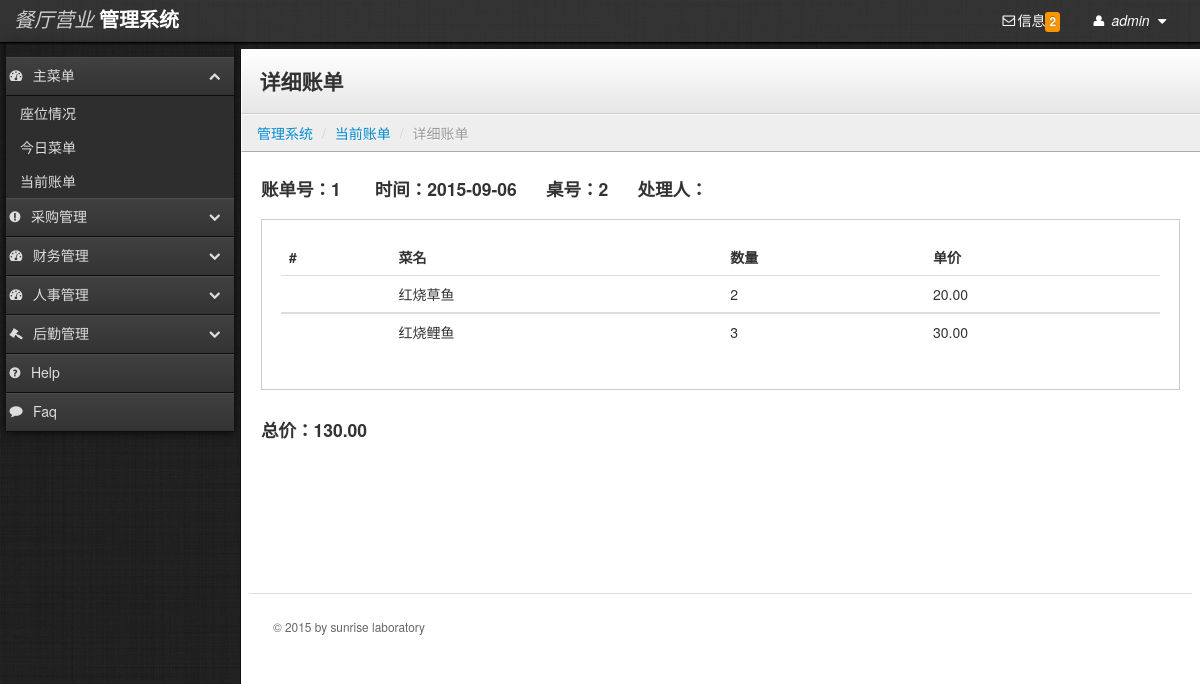
The page /newRes/billdetail.php?iD=1 (signed in) on the database its author committed.
### tables this page shows
CREATE TABLE `bill` (
  `billID` bigint(20) NOT NULL,
  `seatID` bigint(20) NOT NULL,
  `allPrice` float(20,2) NOT NULL,
  `date` date NOT NULL,
  `dealTF` int(1) default NULL,
  `staffID` bigint(20) default NULL,
  `isNew` bigint(1) NOT NULL,
  PRIMARY KEY  (`billID`),
  KEY `FK_Reference_8` (`seatID`),
  KEY `FK_Reference_9` (`staffID`),
  CONSTRAINT `FK_Reference_8` FOREIGN KEY (`seatID`) REFERENCES `seat` (`seatID`),
  CONSTRAINT `FK_Reference_9` FOREIGN KEY (`staffID`) REFERENCES `staff` (`staffID`)
);

CREATE TABLE `billfood` (
  `billID` bigint(20) NOT NULL,
  `foodID` bigint(20) NOT NULL,
  `number` int(11) NOT NULL,
  `price` float(20,2) NOT NULL,
  PRIMARY KEY  (`billID`,`foodID`)
);

CREATE TABLE `food` (
  `foodID` bigint(20) NOT NULL,
  `foodName` varchar(50) NOT NULL,
  `price` float(20,2) NOT NULL,
  `foodType` varchar(50) NOT NULL,
  `description` varchar(200) default NULL,
  `imageLocation` varchar(200) default NULL,
  PRIMARY KEY  (`foodID`)
);

### newRes/billdetail.php (called while the page is built, shortened)
<?php
include_once('conn/conn.php');
$id=$_GET["iD"];
$selectAll=mysql_query("select * from bill where billID=$id",$conn);
$selectDetail=mysql_query("select * from billfood where billID=$id",$conn);
require "boot.php";
require_once('conn/conn.php');
include("billdetailRight.php");
?>

### newRes/billdetailRight.php (the view, shortened to what this page needs)
   <div class="content">
        <div class="header">
            <h1 class="page-title">详细账单</h1>
        </div>
                <ul class="breadcrumb">
            <li><a href="main.php">管理系统</a> <span class="divider">/</span></li>
            <li><a href="bill.php">当前账单</a> <span class="divider">/</span></li>
            <li class="active">详细账单</li>
        </ul>
        <div class="container-fluid">
            <div class="row-fluid">
<?php
$arrayAll=mysql_fetch_array($selectAll);
?>
<h3>账单号：<?php echo $arrayAll['billID'];?>	&nbsp;&nbsp;&nbsp;&nbsp;&nbsp;&nbsp;时间：<?php echo $arrayAll['date'];?>&nbsp;&nbsp;&nbsp;&nbsp;&nbsp;&nbsp;桌号：<?php echo $arrayAll['seatID'];?>&nbsp;&nbsp;&nbsp;&nbsp;&nbsp;&nbsp;处理人：<?php echo $arrayAll['staffID'];?></h3>
<div class="well">
    <table class="table">
      <thead>
        <tr>
          <th>#</th>
          <th>菜名</th>
          <th>数量</th>
          <th>单价</th>
        </tr>
      </thead>
      <?php
	  while($arrayDetail=mysql_fetch_array($selectDetail)){
?>
      <tbody>
          <tr>
            <td></td>
            <td><?php
			$foodname=$arrayDetail['foodID'];
			$select=mysql_query("select foodName from food where foodID=$foodname",$conn);
			$arrayName=mysql_fetch_array($select);
			echo $arrayName['foodName'];?></td>
            <td><?php echo $arrayDetail['number'];?></td>
            <td><?php echo $arrayDetail['price'];?></td>
          </tr>
      </tbody>
      <?php
	  }
	  ?>
    </table>
</div>
<h3>总价：<?php echo $arrayAll['allPrice'];?>	</h3>
<div class="pagination">
</div>
                    <footer>
                        <hr>
                        <p>&copy; 2015 by sunrise laboratory </p>
                    </footer>
            </div>
        </div>
    </div>

### newRes/stylesheets/theme.css (style rules this page uses)
body { background: #222; background-image: url('../images/black-Linen.png'); background-position: initial initial; background-repeat: initial initial; margin: 0px; padding: 0px; }
h1 { margin-top: 0px; color: #eee; }
h3 { font-size: 1.25em; }
hr { border-top: 1px solid #ddd; border-bottom: 1px solid #fff; }
.content { min-width: 400px; position: relative; min-height: 800px; background: #fff; margin-left: 240px; margin-top: 6px; border-left: 1px solid #000000; border-left: 1px solid #111; }
.header { background: #ffffff; background: #ffffff; background: -webkit-gradient(linear, left bottom, left top, color-stop(0, #e6e6e6), color-stop(1, #ffffff)); background: -ms-linear-gradient(bottom, #e6e6e6, #ffffff); background: -moz-linear-gradient(center bottom, #e6e6e6 0%, #ffffff 100%); background: -o-linear-gradient(bottom, #e6e6e6, #ffffff); filter: progid:dximagetransform.microsoft.gradient(startColorStr='#e6e6e6', EndColorStr='#ffffff'); -ms-filter: "progid:DXImageTransform.Microsoft.gradient(startColorStr='#ffffff',EndColorStr='#e6e6e6')"; border-bottom: 1px solid #cccccc; border-top: 1px solid #ffffff; border-left: 1px solid #ffffff; padding: 0em 1.25em; }
.header h1 { margin: 1em 0em; padding: 0em; line-height: 1em; font-size: 1.5em; color: #eee; color: #333; }
.breadcrumb { -webkit-box-shadow: none; -moz-box-shadow: none; box-shadow: none; -webkit-border-radius: 0px; -moz-border-radius: 0px; border-radius: 0px; -moz-background-clip: padding; -webkit-background-clip: padding-box; background-clip: padding-box; background: #eee; border-bottom: 1px solid #aaa; border-top: 1px solid #fafafa; border-left: 1px solid #fff; margin-bottom: .5em; }
footer { padding: 1em; margin-top: 4em; color: #666; font-size: .85em; line-height: 1.3em; }
footer hr { margin: 2em -2em; }
.well { background-color: #fff; border: 1px solid #ccc; -webkit-box-shadow: 1px 1px 0px #ffffff; -moz-box-shadow: 1px 1px 0px #ffffff; box-shadow: 1px 1px 0px #ffffff; -webkit-border-radius: 0px; -moz-border-radius: 0px; border-radius: 0px; -moz-background-clip: padding; -webkit-background-clip: padding-box; background-clip: padding-box; }

### rows shown on the page
bill: billID "1", date "2015-09-06", seatID "2", allPrice "130.00"
billfood: foodID.foodName "红烧草鱼", number "2", price "20.00"
billfood: foodID.foodName "红烧鲤鱼", number "3", price "30.00"

### other values the page prints
$arrayDealTFNum['count'] "2"
